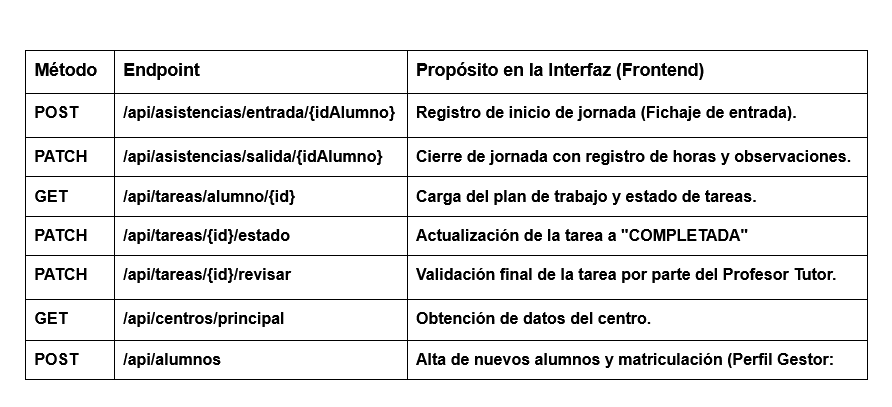
#> input picture imagenes/imagen1.png, 892 x 407 px
$ python pruebas.py
#> lines starting #> are read from the running program, lines starting #| are printed output that depends on the picture; after the words box and inside, x2 and y2 are one past the last pixel; in counts of white or black regions, pixels touching at a corner belong together
# IMPORTACIÓN DE LIBRERÍAS

import pytesseract
from pathlib import Path
import csv

import cv2
from matplotlib import pyplot as plt
import numpy as np

# PASO 2.1: CARGAR Y RECORTAR LA IMAGEN ORIGINAL
# Crear carpetas de resultados
Path("resultados").mkdir(parents=True, exist_ok=True)

# Cargar imagen
img = cv2.imread("imagenes/imagen1.png")
#> img is the input picture: shape (407, 892, 3); min 0, max 255, mean 232.3

if img is None:
    raise FileNotFoundError("No se ha encontrado la imagen.")

# Obtener dimensiones
alto, ancho = img.shape[:2]
#> alto = 407; ancho = 892

print("Alto:", alto)
#| Alto: 407
print("Ancho:", ancho)
#| Ancho: 892

# Recortar la franja superior
recorte = img[25:alto, 0:ancho]

# Guardar imagen recortada
cv2.imwrite("resultados/imagen_recortada.png", recorte)

# PASO 2.2: PREPROCESAMIENTO CON OPENCV
# Convertir imagen recortada a escala de grises
gris = cv2.cvtColor(recorte, cv2.COLOR_BGR2GRAY)

# Aumentar resolución al doble
ampliada = cv2.resize(
    gris,
    None,
    fx=2,
    fy=2,
    interpolation=cv2.INTER_CUBIC
)

# Mejorar contraste local mediante CLAHE
clahe = cv2.createCLAHE(
    clipLimit=2.0,
    tileGridSize=(8, 8)
)

contraste = clahe.apply(ampliada)

# Aplicar filtro de nitidez (Sharpening)
kernel = np.array([
    [0, -1, 0],
    [-1, 5, -1],
    [0, -1, 0]
], dtype="float32")

nitidez = cv2.filter2D(
    contraste,
    -1,
    kernel
)

# Aplicar umbralización de Otsu
_, otsu = cv2.threshold(
    contraste,
    0,
    255,
    cv2.THRESH_BINARY + cv2.THRESH_OTSU
)
#> otsu: shape (764, 1784); 90.1% white; 570 black regions (18 under 20 px), largest, box (x1, y1, x2, y2) and area: (50, 50, 1736, 710) 35580, (71, 76, 98, 102) 496, (1307, 408, 1331, 432) 424

# Aplicar umbralización adaptativa
adaptativa = cv2.adaptiveThreshold(
    contraste,
    255,
    cv2.ADAPTIVE_THRESH_GAUSSIAN_C,
    cv2.THRESH_BINARY,
    31,
    10
)
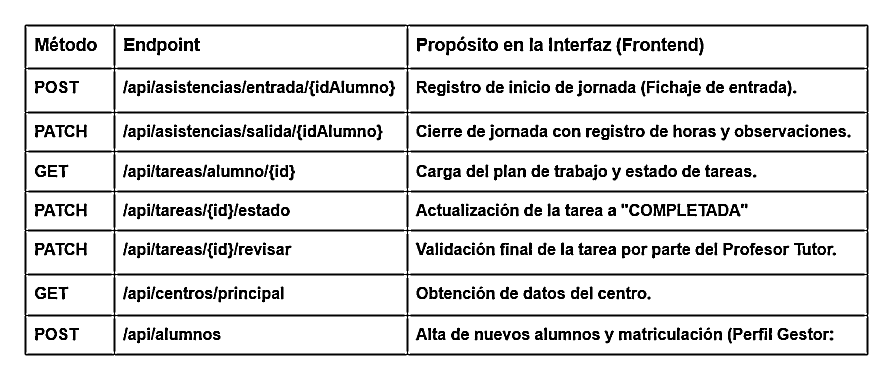
#> adaptativa: shape (764, 1784) (shown at 1/2 size); 87.6% white; 567 black regions, largest, box (x1, y1, x2, y2) and area: (49, 49, 1737, 711) 70014, (70, 76, 98, 103) 470, (248, 76, 269, 102) 398

# PASO 2.3: GUARDAR LAS IMÁGENES PROCESADAS

imagenes_procesadas = {
    "imagen_ampliada": ampliada,
    "imagen_clahe": contraste,
    "imagen_nitidez": nitidez,
    "imagen_otsu": otsu,
    "imagen_adaptativa": adaptativa
}

for nombre, imagen in imagenes_procesadas.items():

    plt.figure(figsize=(14, 8))
    plt.imshow(imagen, cmap="gray")
    plt.title(nombre)
    plt.axis("off")

    plt.savefig(
        f"resultados/{nombre}.png",
        dpi=300,
        bbox_inches="tight"
    )

    plt.close()
#> this loop made 5 passes
#> nombre on passes 1 to 5: 'imagen_ampliada', 'imagen_clahe', 'imagen_nitidez', 'imagen_otsu', 'imagen_adaptativa'

print("Todas las imágenes se han guardado correctamente.")

# PASO 3.1: DETECCIÓN DE LA ESTRUCTURA DE LA TABLA

def detectar_lineas_tabla(imagen):

    alto, ancho = imagen.shape[:2]
#> alto = 764; ancho = 1784

    # Convertir imagen a binario
    _, binaria = cv2.threshold(
        imagen,
        0,
        255,
        cv2.THRESH_BINARY_INV + cv2.THRESH_OTSU
    )
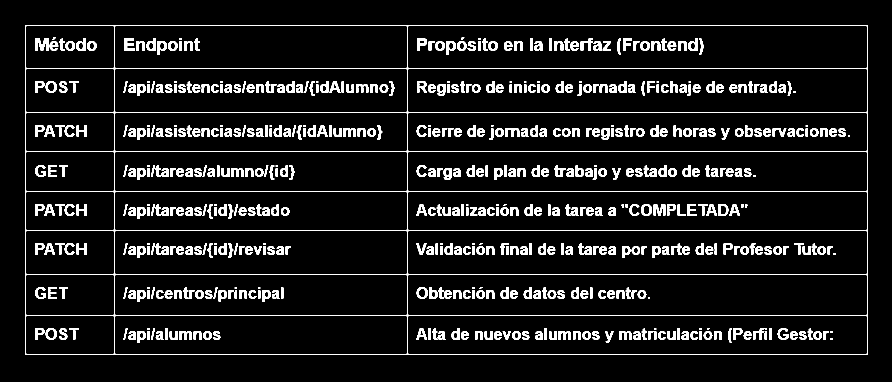
#> binaria: shape (764, 1784) (shown at 1/2 size); 9.8% white; 570 white regions (43 under 20 px), largest, box (x1, y1, x2, y2) and area: (50, 50, 1736, 710) 35580, (71, 76, 98, 102) 490, (1307, 408, 1331, 432) 421

    # Detectar líneas horizontales
    kernel_horizontal = cv2.getStructuringElement(
        cv2.MORPH_RECT,
        (max(20, ancho // 30), 1)
    )

    lineas_horizontales = cv2.morphologyEx(
        binaria,
        cv2.MORPH_OPEN,
        kernel_horizontal
    )
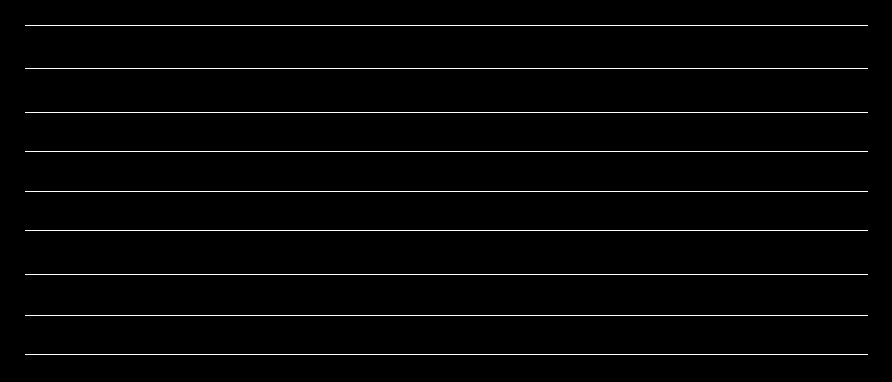
#> lineas_horizontales: shape (764, 1784) (shown at 1/2 size); 2.2% white in thin lines or dots, all inside (x1, y1, x2, y2) = (50, 50, 1736, 710)

    # Detectar líneas verticales
    kernel_vertical = cv2.getStructuringElement(
        cv2.MORPH_RECT,
        (1, max(10, alto // 30))
    )
#> kernel_vertical = 25 values from 1 to 1

    lineas_verticales = cv2.morphologyEx(
        binaria,
        cv2.MORPH_OPEN,
        kernel_vertical
    )
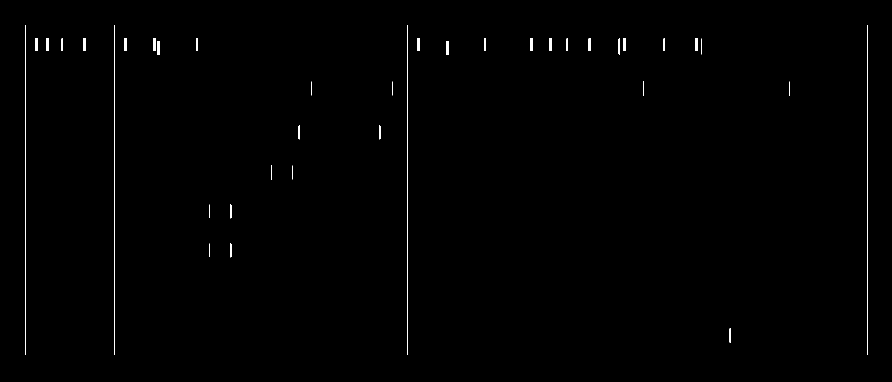
#> lineas_verticales: shape (764, 1784) (shown at 1/2 size); 0.61% white in thin lines or dots, all inside (x1, y1, x2, y2) = (50, 50, 1736, 710)

    # Obtener proyecciones de las líneas
    proyeccion_horizontal = np.sum(
        lineas_horizontales > 0,
        axis=1
    )
#> proyeccion_horizontal = 764 values, max 1686 at index 50, min 0 at index 0, mean 39.72

    proyeccion_vertical = np.sum(
        lineas_verticales > 0,
        axis=0
    )
#> proyeccion_vertical = 1784 values, max 660 at index 50, min 0 at index 0, mean 4.66

    # Localizar coordenadas de las líneas
    posiciones_h = np.where(
        proyeccion_horizontal > ancho * 0.5
    )[0]
#> posiciones_h = 18 values from 50 to 709

    posiciones_v = np.where(
        proyeccion_vertical > alto * 0.5
    )[0]
#> posiciones_v = [50, 51, 228, 229, 814, 815, 1734, 1735]

    # Agrupar coordenadas consecutivas
    def agrupar_lineas(posiciones):

        grupos = []

        if len(posiciones) == 0:
            return grupos

        inicio = posiciones[0]
#> inicio = 50
        anterior = posiciones[0]
#> anterior = 50

        for posicion in posiciones[1:]:

            if posicion - anterior > 3:
                grupos.append((inicio + anterior) // 2)
                inicio = posicion

            anterior = posicion
#> this loop made 17 passes
#> (posicion, inicio, anterior) on passes 2, 4, 6, 8, 10, 12, 14, 16: (136, 136, 136), (224, 224, 224), (302, 302, 302), (382, 382, 382), (460, 460, 460), (548, 548, 548), (630, 630, 630), (708, 708, 708)
#> (posicion, anterior) on passes 1, 3, 5, 7, 9, 11: (51, 51), (137, 137), (225, 225), (303, 303), (383, 383), (461, 461)
#> after the loop, grupos = [50, 136, 224, 302, 382, 460, 548, 630]

        grupos.append((inicio + anterior) // 2)

        return grupos

    filas = agrupar_lineas(posiciones_h)
#> filas = [50, 136, 224, 302, 382, 460, 548, 630, 708]
    columnas = agrupar_lineas(posiciones_v)
#> the loop in agrupar_lineas (call 2), `for posicion in posiciones[1:]: ` made 7 passes
#> (posicion, inicio, anterior) on passes 2, 4, 6: (228, 228, 228), (814, 814, 814), (1734, 1734, 1734)
#> (posicion, anterior) on passes 1, 3, 5, 7: (51, 51), (229, 229), (815, 815), (1735, 1735)
#> columnas = [50, 228, 814, 1734]

    # Comprobar que se han detectado las divisiones
    if len(filas) < 3 or len(columnas) < 4:
        raise ValueError(
            "No se han detectado correctamente las líneas de la tabla."
        )

    print("\nLíneas horizontales detectadas:", len(filas))
#| Líneas horizontales detectadas: 9
    print("Líneas verticales detectadas:", len(columnas))
#| Líneas verticales detectadas: 4

    return filas, columnas


# Detectar la tabla utilizando la imagen ampliada
filas, columnas = detectar_lineas_tabla(ampliada)
#> filas = [50, 136, 224, 302, 382, 460, 548, 630, 708]; columnas = [50, 228, 814, 1734]

# PASO 3.2: VISUALIZAR LAS LÍNEAS DETECTADAS

tabla_visual = cv2.cvtColor(
    ampliada,
    cv2.COLOR_GRAY2BGR
)

# Dibujar líneas horizontales
for y in filas:

    cv2.line(
        tabla_visual,
        (0, y),
        (tabla_visual.shape[1], y),
        (0, 0, 255),
        2
    )
#> this loop made 9 passes
#> y on passes 1 to 9: 50, 136, 224, 302, 382, 460, 548, 630, 708
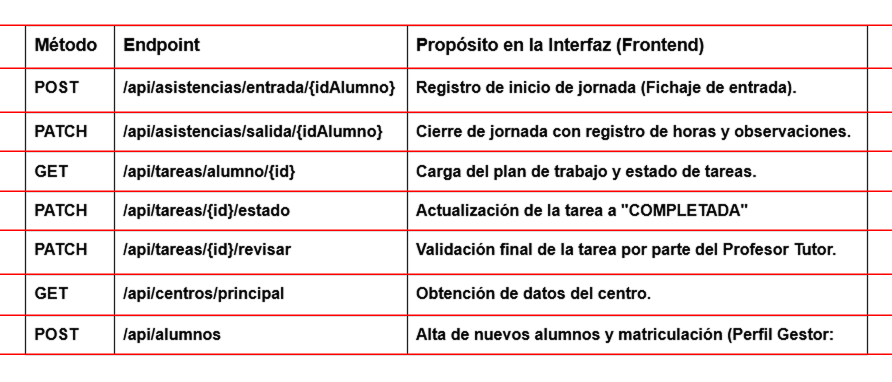
#> tabla_visual: shape (764, 1784, 3) (shown at 1/2 size); mean B, G, R 226.6, 226.6, 235.6

# Dibujar líneas verticales
for x in columnas:

    cv2.line(
        tabla_visual,
        (x, 0),
        (x, tabla_visual.shape[0]),
        (0, 255, 0),
        2
    )
#> this loop made 4 passes
#> x on passes 1 to 4: 50, 228, 814, 1734
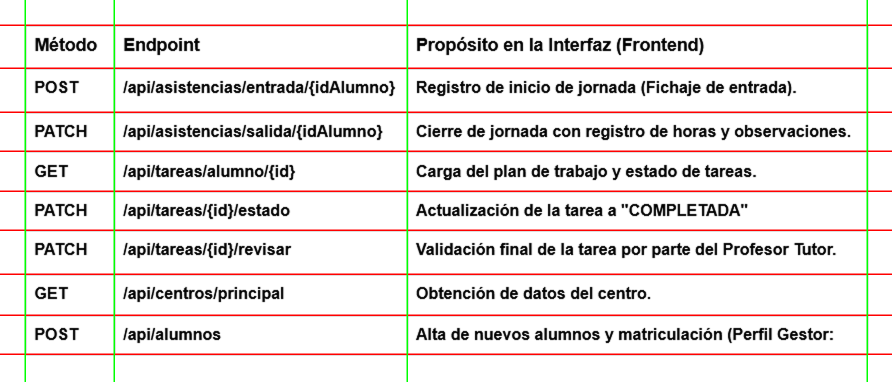
#> tabla_visual: shape (764, 1784, 3) (shown at 1/2 size); 0.67% of pixels changed, all inside (x1, y1, x2, y2) = (49, 0, 1736, 764)

plt.figure(figsize=(14, 8))

plt.imshow(
    cv2.cvtColor(tabla_visual, cv2.COLOR_BGR2RGB)
)

plt.title("Detección de líneas de la tabla")
plt.axis("off")

plt.savefig(
    "resultados/deteccion_tabla.png",
    dpi=300,
    bbox_inches="tight"
)

plt.close()

# PASO 3.3: CONFIGURACIÓN DE PYTESSERACT

# pytesseract.pytesseract.tesseract_cmd = (
#     r"C:\Program Files\Tesseract-OCR\tesseract.exe"
# )

carpeta_textos = Path("resultados/ocr")
carpeta_textos.mkdir(parents=True, exist_ok=True)

# PASO 3.4: RECORTAR LAS CELDAS Y EXTRAER EL TEXTO

def extraer_celda(imagen, x1, y1, x2, y2):

    # Recortar la celda evitando incluir los bordes
    margen = 3

    celda = imagen[
        y1 + margen:y2 - margen,
        x1 + margen:x2 - margen
    ]

    # Reconocimiento OCR con PSM por defecto
#> (the run stopped early here; a loop or call above may not have finished)
